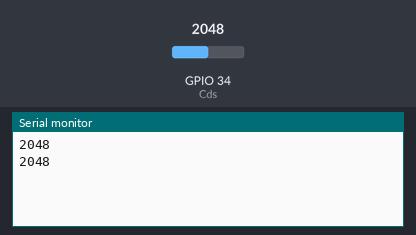
Simulated run of this sketch. Board: ESP32. On the bench: the last lines printed to the serial monitor. Inputs (shaded band) come from the test bench; at power-on: GPIO 34 (Cds) = 2048.

Above: at 1.8 s.
1.9 s: GPIO 34 (Cds) set to 2866
At 2.5 s:
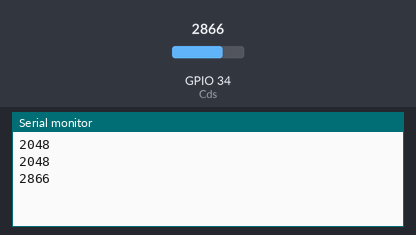
3.4 s: GPIO 34 (Cds) set to 3603
At 4.8 s:
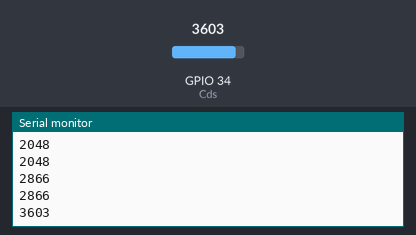
Timing chart, 0 to 6.4 s (numbered marks = the images above; inputs shaded):
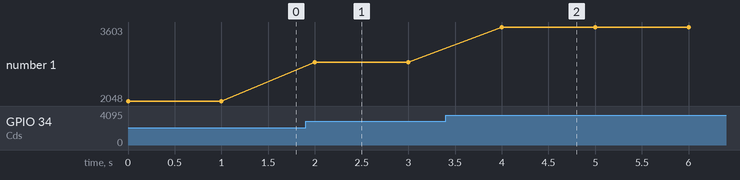

The sketch:

2-0_________.ino
```cpp
#define Cds 34  // GPIO 34번에 조도 센서 연결 (ESP32의 입력 전용 핀 중, 아날로그 데이터를 입력받을 수 있는 핀으로 설정)

void setup() {
  Serial.begin(9600);  // 시리얼 통신을 시작하여 센서 값을 모니터링할 수 있도록 설정 (9600 baud rate)
}

void loop() {
  int cds_value = analogRead(Cds);  // 조도 센서로부터 아날로그 값을 읽어들임 (0 ~ 4095), 밝을수록 저항 값이 낮아져 측정값이 커진다.
  Serial.println(cds_value);        // 읽어들인 센서 값을 시리얼 모니터에 출력
  delay(1000);                      // 1초마다 값을 읽고 출력하여 과도한 출력 방지
}
```

Measured:
- after the input at 1.9 s, the serial monitor: prints a new line after 0.10 s (image 1)
- after the input at 3.4 s, the serial monitor: prints a new line after 0.60 s (image 2)
- plotted number 1: 2048 → 2866 after the input at 1.9 s, 2866 → 3603 after the input at 3.4 s
